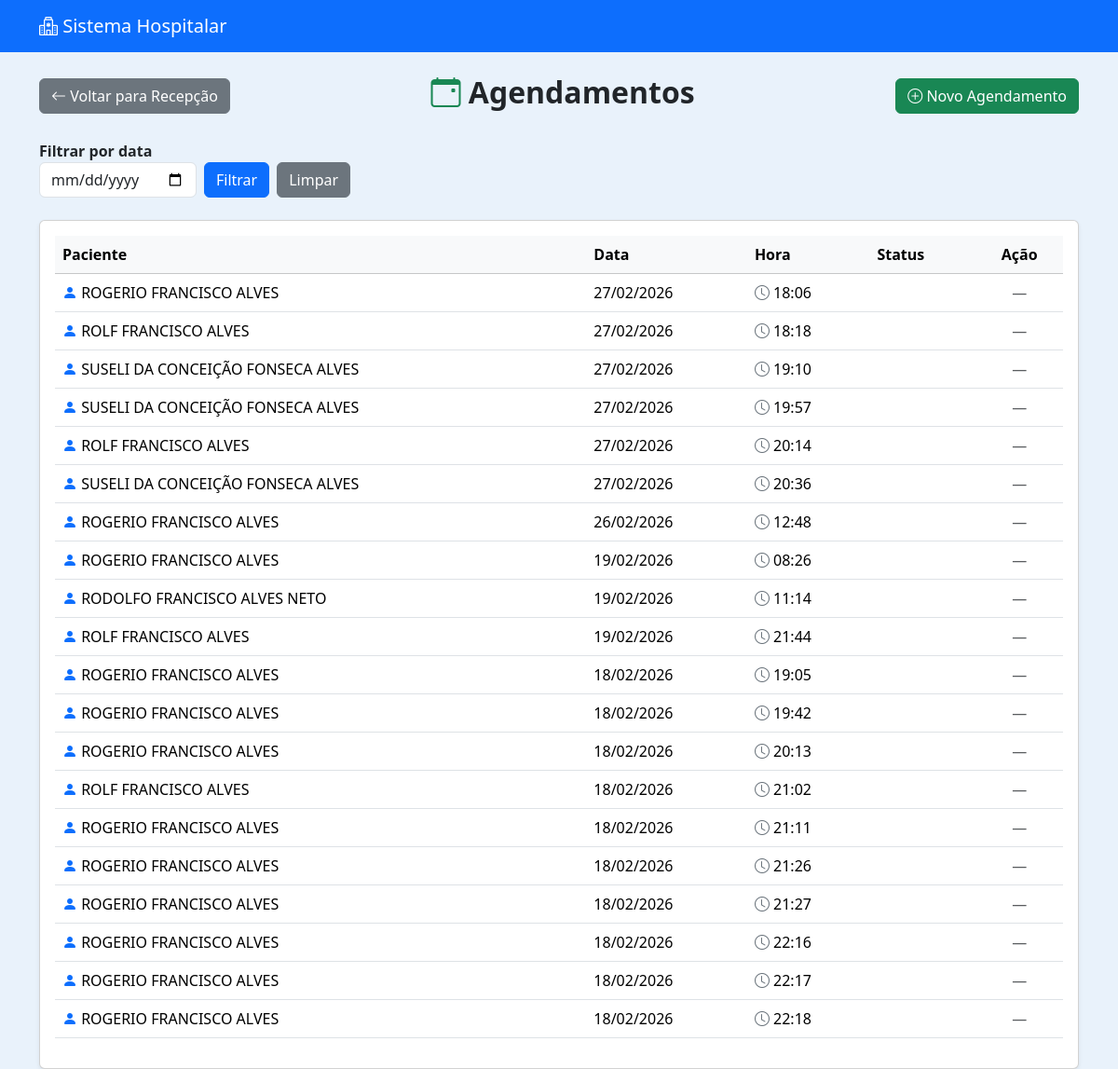
Page /recepcao/lista/ (signed in) on the earlier database version.
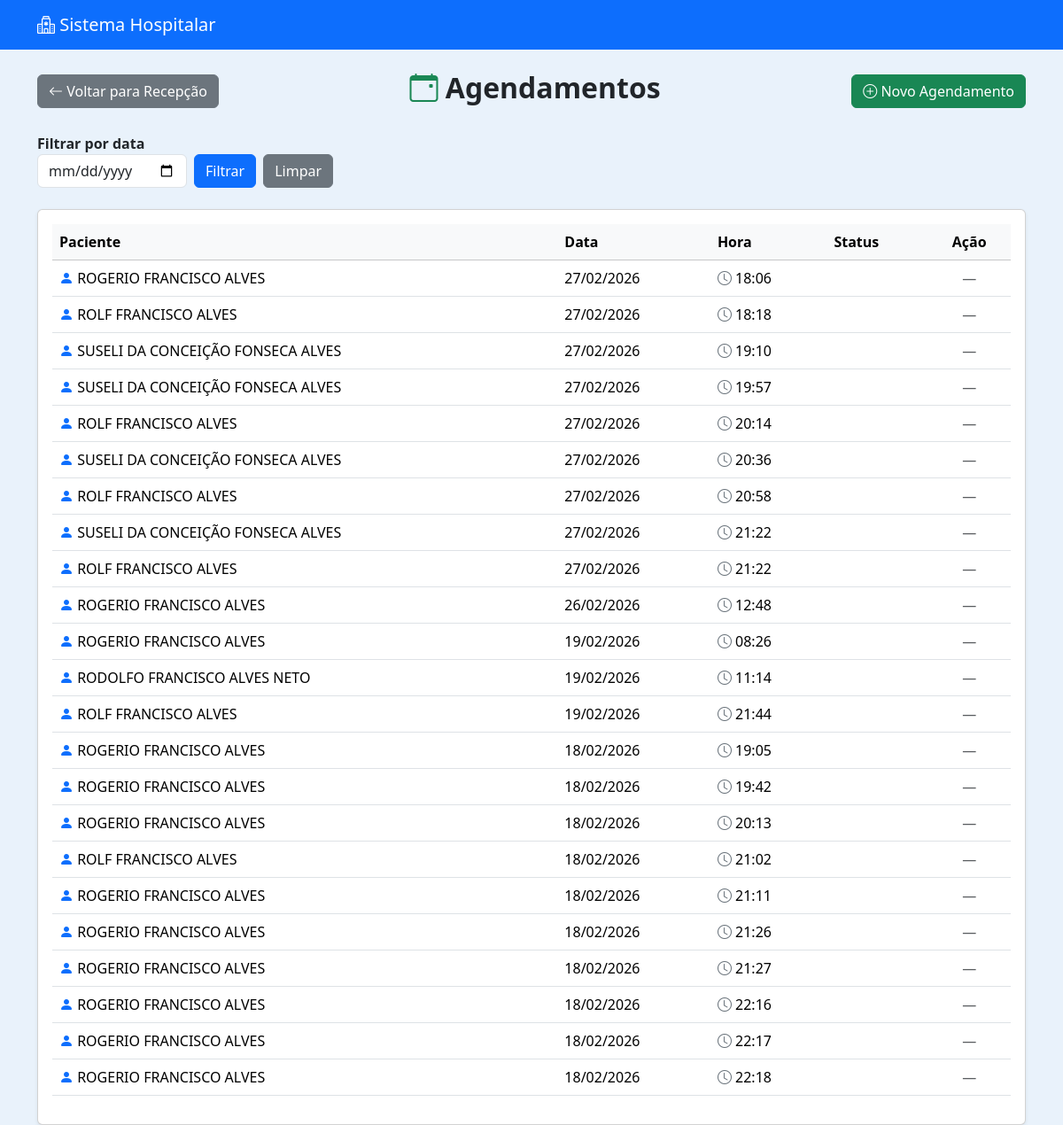
Same page on the later database version.
### recepcao/models.py (models this page shows, shortened)
class Agendamento(models.Model):
    STATUS_CHOICES = [
        ('AGENDADO', 'Agendado'),
        ('TRIAGEM', 'Em Triagem'),
        ('FINALIZADO', 'Finalizado'),
    ]
    paciente = models.ForeignKey(Paciente, on_delete=models.CASCADE)
    data = models.DateField()
    hora = models.TimeField()
    criado_por = models.ForeignKey(User, on_delete=models.SET_NULL, null=True)
    status = models.CharField(max_length=20, choices=STATUS_CHOICES, default='AGENDADO')
    criado_em = models.DateTimeField(auto_now_add=True)

### pacientes/models.py (models this page shows, shortened)
class Paciente(models.Model):
    nome = models.CharField(max_length=100)
    nome_social = models.CharField(max_length=100, blank=True, null=True)
    nome_mae = models.CharField(max_length=100)
    nome_pai = models.CharField(max_length=100, blank=True, null=True)
    cpf = models.CharField(
        max_length=14,
        unique=True,
        validators=[
            RegexValidator(
                r'^\d{3}\.\d{3}\.\d{3}-\d{2}$',
                'CPF inválido! Use XXX.XXX.XXX-XX'
            )
        ]
    )
    data_nascimento = models.DateField()
    SEXO_BIOLOGICO_CHOICES = [
        ('M', 'Masculino'),
        ('F', 'Feminino'),
        ('I', 'Intersexo'),
    ]
    sexo_biologico = models.CharField(max_length=1, choices=SEXO_BIOLOGICO_CHOICES)
    identidade_genero = models.CharField(max_length=50)
    orientacao_sexual = models.CharField(max_length=50)
    NACIONALIDADE_CHOICES = [
        ('BRASILEIRA', 'Brasileira'),
        ('ARGENTINA', 'Argentina'),
        ('BOLIVIANA', 'Boliviana'),
        ('CHILENA', 'Chilena'),
        ('COLOMBIANA', 'Colombiana'),
        ('PARAGUAIA', 'Paraguaia'),
        ('PERUANA', 'Peruana'),
        ('URUGUAIA', 'Uruguaia'),
        ('VENEZUELANA', 'Venezuelana'),
        ('OUTRA', 'Outra'),
    ]
    nacionalidade = models.CharField(
        max_length=20,
        choices=NACIONALIDADE_CHOICES,
        default='BRASILEIRA'
    )
    naturalidade = models.CharField(max_length=100)
    RACA_COR_CHOICES = [
        ('BRANCA', 'Branca'),
        ('PRETA', 'Preta'),
        ('PARDA', 'Parda'),
        ('AMARELA', 'Amarela'),
        ('INDIGENA', 'Indígena'),
    ]
    raca_cor = models.CharField(max_length=10, choices=RACA_COR_CHOICES)
    ESTADO_CIVIL_CHOICES = [
        ('SOLTEIRO', 'Solteiro(a)'),
        ('CASADO', 'Casado(a)'),
        ('DIVORCIADO', 'Divorciado(a)'),
        ('VIUVO', 'Viúvo(a)'),
        ('UNIAO_ESTAVEL', 'União Estável'),
    ]
    estado_civil = models.CharField(max_length=20, choices=ESTADO_CIVIL_CHOICES)
    ESCOLARIDADE_CHOICES = [
        ('SEM_INSTRUCAO', 'Sem instrução'),
        ('FUNDAMENTAL_INCOMPLETO', 'Fundamental incompleto'),
        ('FUNDAMENTAL_COMPLETO', 'Fundamental completo'),
        ('MEDIO_INCOMPLETO', 'Médio incompleto'),
        ('MEDIO_COMPLETO', 'Médio completo'),
        ('SUPERIOR_INCOMPLETO', 'Superior incompleto'),
        ('SUPERIOR_COMPLETO', 'Superior completo'),
        ('POS_GRADUACAO', 'Pós-graduação'),
        ('MESTRADO', 'Mestrado'),
        ('DOUTORADO', 'Doutorado'),
    ]
    escolaridade = models.CharField(max_length=30, choices=ESCOLARIDADE_CHOICES)
    profissao = models.CharField(max_length=50)
    rg = models.CharField(max_length=20)
    orgao_emissor = models.CharField(max_length=10)
    UF_CHOICES = [
        ('AC','AC'), ('AL','AL'), ('AP','AP'), ('AM','AM'),
        ('BA','BA'), ('CE','CE'), ('DF','DF'), ('ES','ES'),
        ('GO','GO'), ('MA','MA'), ('MT','MT'), ('MS','MS'),
        ('MG','MG'), ('PA','PA'), ('PB','PB'), ('PR','PR'),
        ('PE','PE'), ('PI','PI'), ('RJ','RJ'), ('RN','RN'),
        ('RS','RS'), ('RO','RO'), ('RR','RR'), ('SC','SC'),
        ('SP','SP'), ('SE','SE'), ('TO','TO'),
    ]
    uf_rg = models.CharField(max_length=2, choices=UF_CHOICES)
    cep = models.CharField(
        max_length=9,
        validators=[
            RegexValidator(
                r'^\d{5}-\d{3}$',
                'CEP inválido! Use XXXXX-XXX'
            )
        ]
    )
    endereco = models.CharField(max_length=100)
    numero = models.CharField(max_length=10)
    complemento = models.CharField(max_length=50, blank=True, null=True)
    bairro = models.CharField(max_length=50)
    municipio = models.CharField(max_length=50)
    uf = models.CharField(max_length=2, choices=UF_CHOICES)
    ZONA_CHOICES = [
        ('URBANA', 'Urbana'),
        ('RURAL', 'Rural'),
    ]
    zona = models.CharField(max_length=6, choices=ZONA_CHOICES)
    telefone_fixo = models.CharField(
        max_length=15,
        blank=True,
        null=True,
        validators=[
            RegexValidator(
                r'^\(\d{2}\)\s\d{4}-\d{4}$',
                'Telefone inválido! Use (XX) XXXX-XXXX'
            )
        ]
    )
    celular = models.CharField(
        max_length=15,
        validators=[
            RegexValidator(
                r'^\(\d{2}\)\s\d{5}-\d{4}$',
                'Celular inválido! Use (XX) XXXXX-XXXX'
            )
        ]
    )
    whatsapp = models.BooleanField(default=False)
    email = models.EmailField(blank=True, null=True)
    cartao_sus = models.CharField(max_length=18, blank=True, null=True)
    criado_por = models.ForeignKey(
        User,
        on_delete=models.SET_NULL,
        null=True,
        blank=True,
        related_name='pacientes_criados'
    )
    data_criacao = models.DateTimeField(default=timezone.now, editable=False)
    data_atualizacao = models.DateTimeField(auto_now=True)

### recepcao/views.py (the view)
# urls.py: path('lista/', views.lista_agendamentos, name='lista_agendamentos'),
@login_required
def lista_agendamentos(request):
    agendamentos = Agendamento.objects.all().order_by('-data', 'hora')
    data_filtro = request.GET.get('data')
    if data_filtro:
        agendamentos = agendamentos.filter(data=data_filtro)
        atendimentos_dia = agendamentos.count()
    else:
        hoje = timezone.now().date()  # <<=== ALTERAÇÃO
        agendamentos_hoje = agendamentos.filter(data=hoje)
        atendimentos_dia = agendamentos_hoje.count()
    today = timezone.now().date()  # <<=== ALTERAÇÃO
    context = {
        'agendamentos': agendamentos,
        'atendimentos_dia': atendimentos_dia,
        'data_filtro': data_filtro or today,
        'today': today,
    }
    return render(request, 'recepcao/lista.html', context)

### recepcao/templates/recepcao/lista.html (shortened to what this page needs)
{% extends 'usuarios/base.html' %}
{% block content %}
<div class="d-flex justify-content-between align-items-center mb-4">
    <a href="{% url 'recepcao_dashboard' %}" class="btn btn-secondary">
        <i class="bi bi-arrow-left"></i> Voltar para Recepção
    </a>
    <h2 class="fw-bold">
        <i class="bi bi-calendar-event text-success"></i>
        Agendamentos
    </h2>
    <a href="{% url 'agendar_paciente' %}" class="btn btn-success">
        <i class="bi bi-plus-circle"></i> Novo Agendamento
    </a>
</div>
<div class="d-flex align-items-center mb-4 flex-wrap">
    <form method="GET" class="d-flex align-items-end me-3">
        <div class="me-2">
            <label for="data" class="form-label fw-semibold mb-0">Filtrar por data</label>
            <input type="date" class="form-control" id="data" name="data" value="{{ request.GET.data }}">
        </div>
        <div class="d-flex align-items-end">
            <button type="submit" class="btn btn-primary me-2">Filtrar</button>
            <a href="{% url 'lista_agendamentos' %}" class="btn btn-secondary">Limpar</a>
        </div>
    </form>
</div>
<div class="card shadow-sm">
    <div class="card-body">
        {% if agendamentos %}
            <div class="table-responsive">
                <table class="table table-hover align-middle">
                    <thead class="table-light">
                        <tr>
                            <th>Paciente</th>
                            <th>Data</th>
                            <th>Hora</th>
                            <th>Status</th>
                            <th class="text-center">Ação</th>
                        </tr>
                    </thead>
                    <tbody>
                        {% for a in agendamentos %}
                        <tr {% if a.data == today %} class="table-primary fw-bold" {% endif %}>
                            <td><i class="bi bi-person-fill text-primary"></i> {{ a.paciente.nome }}</td>
                            <td>{{ a.data|date:"d/m/Y" }}</td>
                            <td><i class="bi bi-clock text-secondary"></i> {{ a.hora|time:"H:i" }}</td>
                            <td>
                            </td>
                            <td class="text-center">
                                {% if a.status == "AGENDADO" %}
                                    <a href="{% url 'enviar_para_triagem' a.id %}" class="btn btn-sm btn-primary">
                                        <i class="bi bi-arrow-right-circle"></i> Enviar
                                    </a>
                                {% else %}
                                    <span class="text-muted">—</span>
                                {% endif %}
                            </td>
                        </tr>
                        {% endfor %}
                    </tbody>
                </table>
            </div>
        {% else %}
            <div class="text-center py-4">
                <i class="bi bi-calendar-x fs-1 text-muted"></i>
                <p class="text-muted mt-2">Nenhum agendamento encontrado.</p>
            </div>
        {% endif %}
    </div>
</div>
{% endblock %}

### usuarios/templates/usuarios/base.html (shortened to what this page needs)
<!DOCTYPE html>
<html lang="pt-br">
<head>
    <link href="https://cdn.jsdelivr.net/npm/bootstrap@5.3.2/dist/css/bootstrap.min.css" rel="stylesheet">
    <link rel="stylesheet" href="https://cdn.jsdelivr.net/npm/bootstrap-icons@1.11.1/font/bootstrap-icons.css">
    <link href="https://cdn.jsdelivr.net/npm/select2@4.1.0-rc.0/dist/css/select2.min.css" rel="stylesheet" />
</head>
<body>
    <nav class="navbar navbar-expand-lg navbar-dark bg-primary">
        <div class="container">
            <span class="navbar-brand">
                <i class="bi bi-hospital"></i> Sistema Hospitalar
            </span>
        </div>
    </nav>
    <div class="container mt-4">
        {% block content %}
        {% endblock %}
    </div>
</body>
</html>

### usuarios/templates/usuarios/base.html (style rules this page uses)
body { background-color: #e9f2fb; }

Differences in the rows shown:
added Agendamento: paciente.nome "ROLF FRANCISCO ALVES", data "27/02/2026", hora "20:58"
added Agendamento: paciente.nome "SUSELI DA CONCEIÇÃO FONSECA ALVES", data "27/02/2026", hora "21:22"
added Agendamento: paciente.nome "ROLF FRANCISCO ALVES", data "27/02/2026", hora "21:22"
